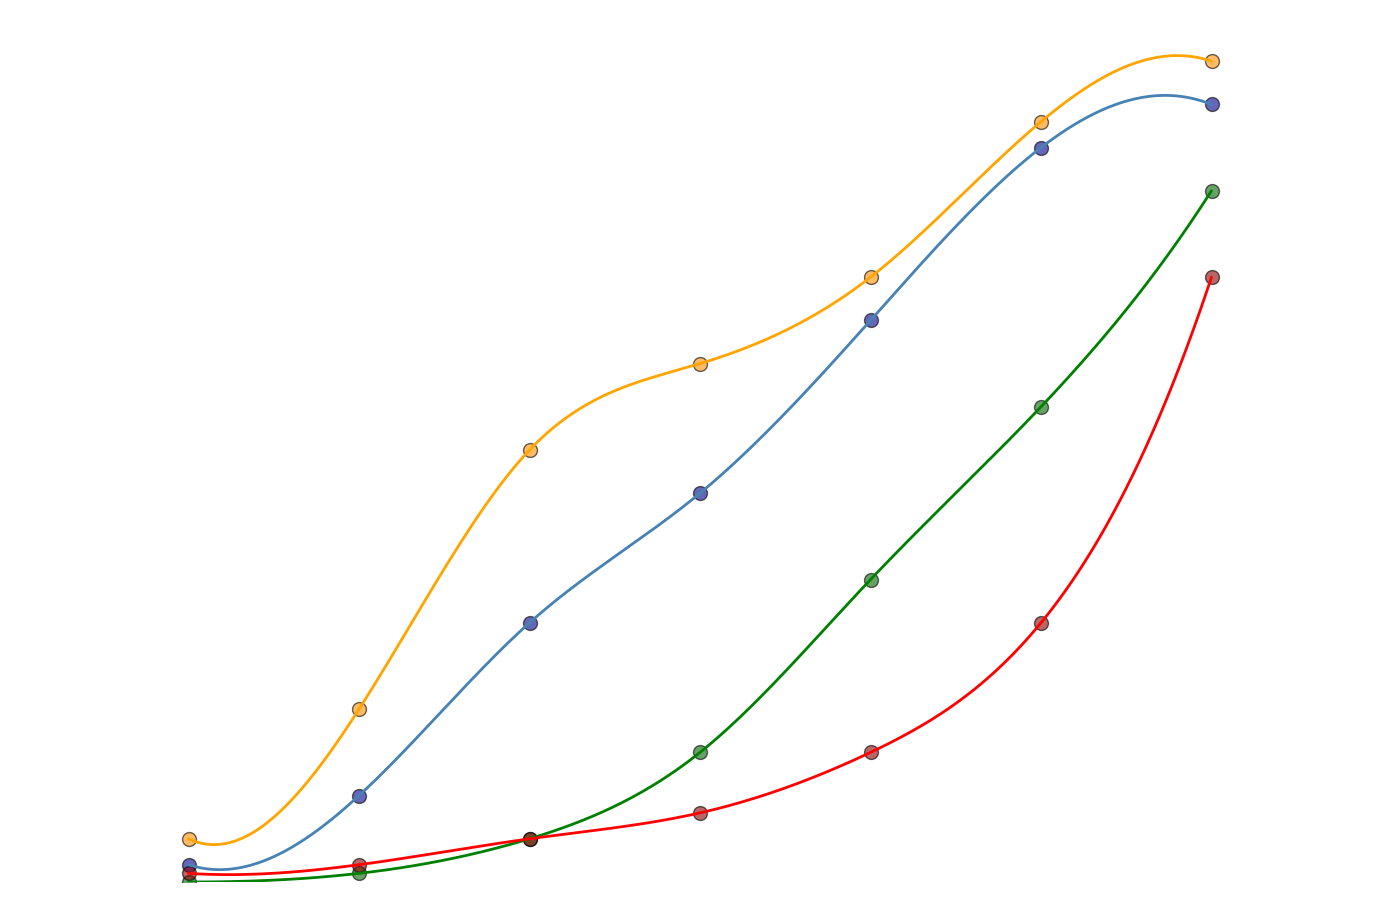

This chart was generated by the following Python code:
import matplotlib.pyplot as plt
import numpy as np
from scipy.interpolate import make_interp_spline

years = np.array([1990, 1995, 2000, 2005, 2010, 2015, 2020])

internet_usage = np.array([2, 10, 30, 45, 65, 85, 90])
mobile_devices = np.array([5, 20, 50, 60, 70, 88, 95])
cloud_computing = np.array([0, 1, 5, 15, 35, 55, 80])
artificial_intelligence = np.array([1, 2, 5, 8, 15, 30, 70])

def get_smooth_curve(years, data):
    spline = make_interp_spline(years, data, k=3)
    smooth_years = np.linspace(years.min(), years.max(), 300)
    smooth_data = spline(smooth_years)
    return smooth_years, smooth_data

smooth_years_internet, smooth_internet_usage = get_smooth_curve(years, internet_usage)
smooth_years_mobile, smooth_mobile_devices = get_smooth_curve(years, mobile_devices)
smooth_years_cloud, smooth_cloud_computing = get_smooth_curve(years, cloud_computing)
smooth_years_ai, smooth_ai = get_smooth_curve(years, artificial_intelligence)

plt.figure(figsize=(14, 9))

plt.scatter(years, internet_usage, color='darkblue', s=100, alpha=0.6, edgecolor='black')
plt.plot(smooth_years_internet, smooth_internet_usage, color='steelblue', linewidth=2)

plt.scatter(years, mobile_devices, color='darkorange', s=100, alpha=0.6, edgecolor='black')
plt.plot(smooth_years_mobile, smooth_mobile_devices, color='orange', linewidth=2)

plt.scatter(years, cloud_computing, color='darkgreen', s=100, alpha=0.6, edgecolor='black')
plt.plot(smooth_years_cloud, smooth_cloud_computing, color='green', linewidth=2)

plt.scatter(years, artificial_intelligence, color='darkred', s=100, alpha=0.6, edgecolor='black')
plt.plot(smooth_years_ai, smooth_ai, color='red', linewidth=2)

plt.xlim(1985, 2025)
plt.ylim(0, 100)
plt.xticks([])
plt.yticks([])

plt.gca().spines['top'].set_visible(False)
plt.gca().spines['right'].set_visible(False)
plt.gca().spines['left'].set_visible(False)
plt.gca().spines['bottom'].set_visible(False)

plt.tight_layout()
plt.show()
